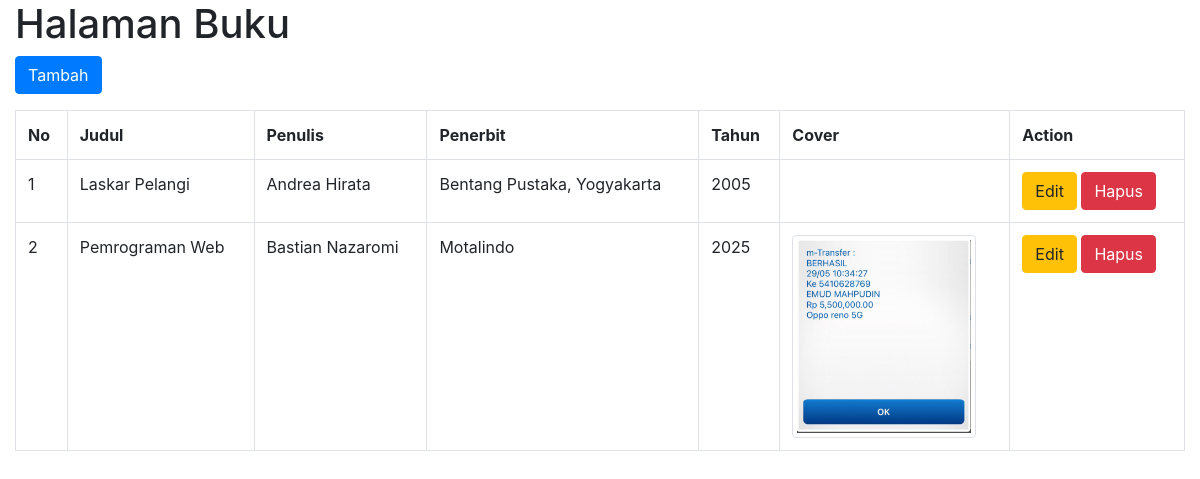
The page / on the database its author committed.
### tables this page shows
CREATE TABLE `buku` (
  `id` int(11) NOT NULL,
  `judul` varchar(100) NOT NULL,
  `penulis` varchar(100) NOT NULL,
  `penerbit` varchar(100) NOT NULL,
  `tahun` int(4) NOT NULL,
  `cover` text DEFAULT NULL,
  `createdAt` timestamp NOT NULL DEFAULT current_timestamp(),
  `updatedAt` timestamp NULL DEFAULT NULL ON UPDATE current_timestamp()
);

### application/controllers/Buku.php (called while the page is built, shortened)
<?php
class Buku extends CI_Controller
{
	public function index()
	{
		$this->load->model('M_Buku');
		$buku = $this->M_Buku->getAllBuku();
		$data = [
			'title' => 'Halaman Buku',
			'page'  => 'buku/v_buku',
			'buku'  => $buku
		];
		$this->load->view('index', $data);
	}
}

### index.php (called while the page is built, shortened)
<?php
require_once BASEPATH.'core/CodeIgniter.php';

### application/models/M_Buku.php (called while the page is built, shortened)
<?php
class M_Buku extends CI_Model
{
	public function getAllBuku()
	{
		return $this->db->get('buku')->result();
	}
}

### application/views/buku/v_buku.php (the view, shortened to what this page needs)
<div class="row mb-3">
	<div class="col-xl-12">
		<a href="<?php echo base_url('buku/add'); ?>" class="btn btn-primary">Tambah</a>
	</div>
</div>
<div class="row">
	<div class="col-xl-12">
		<table class="table table-bordered tabled-striped">
			<tr>
				<th>No</th>
				<th>Judul</th>
				<th>Penulis</th>
				<th>Penerbit</th>
				<th>Tahun</th>
				<th>Cover</th>
				<th>Action</th>
			</tr>
			<?php foreach ($buku as $i => $bk) : ?>
				<tr>
					<td><?php echo $i + 1; ?></td>
					<td><?php echo $bk->judul; ?></td>
					<td><?php echo $bk->penulis; ?></td>
					<td><?php echo $bk->penerbit; ?></td>
					<td><?php echo $bk->tahun; ?></td>
					<td>
						<?php if ($bk->cover != null) : ?>
							<a href="<?= base_url('upload/' . $bk->cover); ?>" target="cover">
								<img src="<?= base_url('upload/' . $bk->cover); ?>" alt="<?= $bk->judul; ?>" class="img img-thumbnail">
							</a>
						<?php endif; ?>
					</td>
					<td>
						<a href="<?php echo base_url('buku/edit/') . $bk->id; ?>" class="btn btn-warning">Edit</a>
						<a href="<?php echo base_url('buku/delete/') . $bk->id; ?>" class="btn btn-danger" onclick="return confirm('Apakah anda yakin data akan dihapus?')">Hapus</a>
					</td>
				</tr>
			<?php endforeach; ?>
		</table>
	</div>
</div>

### application/views/index.php (shortened to what this page needs)
<!doctype html>
<html lang="en">
<head>
	<link rel="stylesheet" href="https://cdn.jsdelivr.net/npm/bootstrap@4.6.2/dist/css/bootstrap.min.css">
</head>
<body>
	<div class="container-fluid">
		<h1><?php echo $title; ?></h1>
		<?php $this->load->view($page); ?>
	</div>
</body>
</html>

### rows shown on the page
buku: judul "Laskar Pelangi", penulis "Andrea Hirata", penerbit "Bentang Pustaka, Yogyakarta", tahun "2005"
buku: judul "Pemrograman Web", penulis "Bastian Nazaromi", penerbit "Motalindo", tahun "2025", cover (picture)

### other values the page prints
$title "Halaman Buku"
